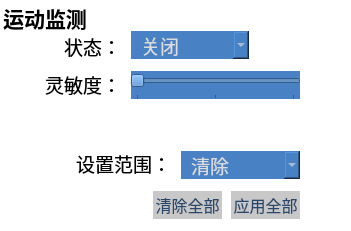
     <widget class="QGroupBox" name="motiongroupBox">
      <property name="geometry">
       <rect>
        <x>640</x>
        <y>270</y>
        <width>351</width>
        <height>231</height>
       </rect>
      </property>
      <property name="font">
       <font>
        <family>Tahoma</family>
        <pointsize>16</pointsize>
        <weight>75</weight>
        <bold>true</bold>
       </font>
      </property>
      <property name="styleSheet">
       <string notr="true">background: transparent;
border: 1 solid rgb(255,255,255);</string>
      </property>
      <property name="title">
       <string>运动监测</string>
      </property>
      <widget class="QSlider" name="motionsensitivityslider">
       <property name="enabled">
        <bool>true</bool>
       </property>
       <property name="geometry">
        <rect>
         <x>130</x>
         <y>70</y>
         <width>171</width>
         <height>30</height>
        </rect>
       </property>
       <property name="cursor">
        <cursorShape>PointingHandCursor</cursorShape>
       </property>
       <property name="styleSheet">
        <string notr="true">background: rgb(72, 130, 197);
color: rgb(220, 220, 220);
padding-left: 10; padding-right:10;</string>
       </property>
       <property name="minimum">
        <number>0</number>
       </property>
       <property name="maximum">
        <number>2</number>
       </property>
       <property name="pageStep">
        <number>1</number>
       </property>
       <property name="orientation">
        <enum>Qt::Horizontal</enum>
       </property>
       <property name="invertedControls">
        <bool>false</bool>
       </property>
       <property name="tickPosition">
        <enum>QSlider::TicksBelow</enum>
       </property>
       <property name="tickInterval">
        <number>1</number>
       </property>
      </widget>
      <widget class="QLabel" name="motionenablelabel">
       <property name="geometry">
        <rect>
         <x>10</x>
         <y>31</y>
         <width>111</width>
         <height>30</height>
        </rect>
       </property>
       <property name="font">
        <font>
         <family>Tahoma</family>
         <pointsize>14</pointsize>
        </font>
       </property>
       <property name="styleSheet">
        <string notr="true">background: transparent;
border: 0;</string>
       </property>
       <property name="text">
        <string>状态：</string>
       </property>
       <property name="alignment">
        <set>Qt::AlignRight|Qt::AlignTrailing|Qt::AlignVCenter</set>
       </property>
      </widget>
      <widget class="QLabel" name="motionsensitivityvalue">
       <property name="geometry">
        <rect>
         <x>240</x>
         <y>110</y>
         <width>61</width>
         <height>30</height>
        </rect>
       </property>
       <property name="font">
        <font>
         <family>Tahoma</family>
         <pointsize>14</pointsize>
        </font>
       </property>
       <property name="styleSheet">
        <string notr="true">background-color: transparent;</string>
       </property>
       <property name="frameShape">
        <enum>QFrame::Panel</enum>
       </property>
       <property name="text">
        <string/>
       </property>
       <property name="alignment">
        <set>Qt::AlignCenter</set>
       </property>
      </widget>
      <widget class="QComboBox" name="motionareamodecomboBox">
       <property name="enabled">
        <bool>true</bool>
       </property>
       <property name="geometry">
        <rect>
         <x>180</x>
         <y>150</y>
         <width>121</width>
         <height>30</height>
        </rect>
       </property>
       <property name="font">
        <font>
         <family>Tahoma</family>
         <pointsize>14</pointsize>
        </font>
       </property>
       <property name="cursor">
        <cursorShape>PointingHandCursor</cursorShape>
       </property>
       <property name="styleSheet">
        <string notr="true">background: rgb(72, 130, 197);
color: rgb(220, 220, 220);
padding-left: 10; padding-right:10;</string>
       </property>
       <item>
        <property name="text">
         <string>清除</string>
        </property>
       </item>
       <item>
        <property name="text">
         <string>设置</string>
        </property>
       </item>
      </widget>
      <widget class="QPushButton" name="motionareaallsetpushButton">
       <property name="enabled">
        <bool>true</bool>
       </property>
       <property name="geometry">
        <rect>
         <x>230</x>
         <y>190</y>
         <width>71</width>
         <height>30</height>
        </rect>
       </property>
       <property name="font">
        <font>
         <family>Tahoma</family>
         <pointsize>12</pointsize>
        </font>
       </property>
       <property name="cursor">
        <cursorShape>PointingHandCursor</cursorShape>
       </property>
       <property name="styleSheet">
        <string notr="true">background: rgb(200,200,200);
color: rgb(40,72,110);</string>
       </property>
       <property name="text">
        <string>应用全部</string>
       </property>
      </widget>
      <widget class="QPushButton" name="motionareaallclearpushButton">
       <property name="enabled">
        <bool>true</bool>
       </property>
       <property name="geometry">
        <rect>
         <x>152</x>
         <y>190</y>
         <width>71</width>
         <height>30</height>
        </rect>
       </property>
       <property name="font">
        <font>
         <family>Tahoma</family>
         <pointsize>12</pointsize>
        </font>
       </property>
       <property name="cursor">
        <cursorShape>PointingHandCursor</cursorShape>
       </property>
       <property name="styleSheet">
        <string notr="true">background: rgb(200,200,200);
color: rgb(40,72,110);</string>
       </property>
       <property name="text">
        <string>清除全部</string>
       </property>
      </widget>
      <widget class="QLabel" name="motionarealabel">
       <property name="geometry">
        <rect>
         <x>70</x>
         <y>148</y>
         <width>101</width>
         <height>30</height>
        </rect>
       </property>
       <property name="font">
        <font>
         <family>Tahoma</family>
         <pointsize>14</pointsize>
        </font>
       </property>
       <property name="styleSheet">
        <string notr="true">background: transparent;
border: 0;</string>
       </property>
       <property name="text">
        <string>设置范围：</string>
       </property>
       <property name="alignment">
        <set>Qt::AlignRight|Qt::AlignTrailing|Qt::AlignVCenter</set>
       </property>
      </widget>
      <widget class="QLabel" name="motionsensitivitylabel">
       <property name="geometry">
        <rect>
         <x>10</x>
         <y>69</y>
         <width>111</width>
         <height>30</height>
        </rect>
       </property>
       <property name="font">
        <font>
         <family>Tahoma</family>
         <pointsize>14</pointsize>
        </font>
       </property>
       <property name="styleSheet">
        <string notr="true">background: transparent;
border: 0;</string>
       </property>
       <property name="text">
        <string>灵敏度：</string>
       </property>
       <property name="alignment">
        <set>Qt::AlignRight|Qt::AlignTrailing|Qt::AlignVCenter</set>
       </property>
      </widget>
      <widget class="QComboBox" name="motionenable">
       <property name="enabled">
        <bool>true</bool>
       </property>
       <property name="geometry">
        <rect>
         <x>130</x>
         <y>30</y>
         <width>120</width>
         <height>30</height>
        </rect>
       </property>
       <property name="font">
        <font>
         <family>Tahoma</family>
         <pointsize>14</pointsize>
        </font>
       </property>
       <property name="cursor">
        <cursorShape>PointingHandCursor</cursorShape>
       </property>
       <property name="contextMenuPolicy">
        <enum>Qt::NoContextMenu</enum>
       </property>
       <property name="styleSheet">
        <string notr="true">background: rgb(72, 130, 197);
color: rgb(220, 220, 220);
padding-left: 10; padding-right:10;</string>
       </property>
       <property name="insertPolicy">
        <enum>QComboBox::NoInsert</enum>
       </property>
       <item>
        <property name="text">
         <string>关闭</string>
        </property>
       </item>
       <item>
        <property name="text">
         <string>打开</string>
        </property>
       </item>
      </widget>
     </widget>
